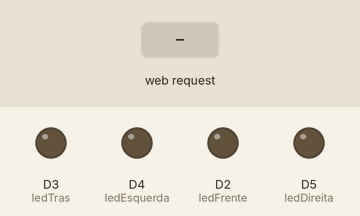
Recording of a sketch running on a simulated ESP8266 (NodeMCU). On the bench: output pins drawn as LEDs (lit = HIGH). The test bench sets the inputs (shaded band). WiFi joins after 1.5 s; servers stay silent unless stated; what the sketch prints to the serial monitor is not drawn.

Above: at 3.2 s.
3.3 s: HTTP request GET /DIRECAO=FRENTE received
At 3.9 s:
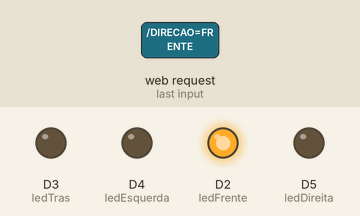
4.8 s: HTTP request GET /DIRECAO=TRAS received
At 6.0 s:
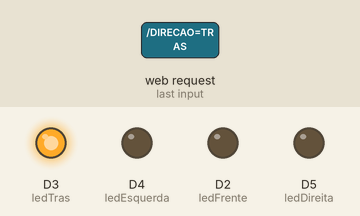
6.3 s: HTTP request GET /DIRECAO=ESQUERDA received
At 7.4 s:
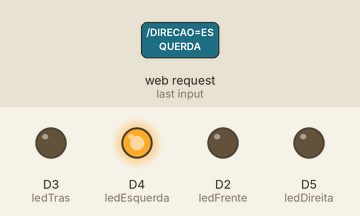
7.8 s: HTTP request GET /DIRECAO=DIREITA received
At 8.6 s:
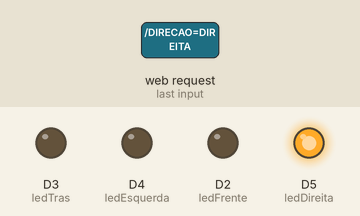
Timing chart, 0 to 10.3 s (numbered marks = the images above; inputs shaded):
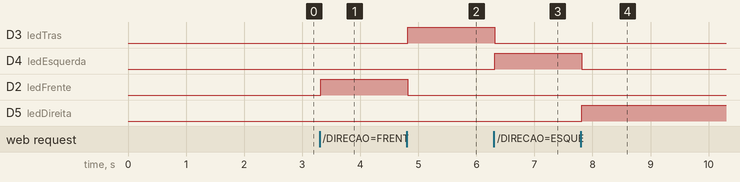

Measured:
- after the input at 3.3 s, D2 (ledFrente): LOW → HIGH at once
- after the input at 4.8 s, D3 (ledTras): LOW → HIGH at once; D2 (ledFrente): HIGH → LOW at once
- after the input at 6.3 s, D3 (ledTras): HIGH → LOW at once; D4 (ledEsquerda): LOW → HIGH at once
- after the input at 7.8 s, D4 (ledEsquerda): HIGH → LOW at once; D5 (ledDireita): LOW → HIGH at once

The sketch:

network.ino
```cpp
#include <ESP8266WiFi.h>
#include <ESP8266HTTPClient.h>

const char* ssid = "The Borth's";
const char* password = "senha1234ABC";

int ledFrente = D2;
int ledTras = D3;
int ledEsquerda = D4;
int ledDireita = D5;

WiFiServer server(80);

void setup() {
  Serial.begin(9600);
  Serial.println("Serial iniciado...");

  delay(500);

  pinMode(ledFrente, OUTPUT);
  pinMode(ledTras, OUTPUT);
  pinMode(ledEsquerda, OUTPUT);
  pinMode(ledDireita, OUTPUT);

  // Conecta a sua Rede WIFI e Mostra na Porta Serial
  Serial.print("Conectando a rede ");
  Serial.println(ssid);

  WiFi.begin(ssid, password);

  while (WiFi.status() != WL_CONNECTED) {
    delay(500);
    Serial.print(".");
  }

  Serial.println("");
  Serial.println("WiFi conectado");

  // Inicia o Servidor
  server.begin();
  Serial.println("Servidor Iniciado");

  // Retorna o Valor do IP que estará nosso servidor na Rede.
  Serial.print("IP: ");
  Serial.print(WiFi.localIP());
}

void loop() {
  // Monitora se existe Cliente( alguém) usando o navegador. Pode ser acompanhado pela porta COM
  WiFiClient client = server.available();

  if (!client) {
    return;
  }

  // Servidor fica em estado de espera para alguém enviar o comando( Dados)
  Serial.println("");
  Serial.println("Cliente Online na Página!");

  while(!client.available()){
    delay(1);
  }

  // AQUI COMEÇA O CÓDIGO HTML junto com a chamada HTTP>>>>>>

  //  Se o Servidor, conseguiu entender a chamada que fizemos acima, Retorna o Valor Lido e mostra no Navegador.
    client.println("HTTP/1.1 200 OK");
    client.println("Content-Type: text/html");
    client.println(""); // Deixei em branco para quem adivinhar o que faz aqui. Não afeta o código, mas gera algo interessante (:
    client.println("<!DOCTYPE HTML>");
    client.println("<html>");

    client.println("<a href='/DIRECAO=FRENTE'>Frente</a><br>");
    client.println("<a href='/DIRECAO=TRAS'>Tras</a> <br>");
    client.println("<a href='/DIRECAO=ESQUERDA'>Esquerda</a> <br>");
    client.println("<a href='/DIRECAO=DIREITA'>Direita</a><br>");
    client.println("</html>");

    delay(1);
    Serial.println("Cliente saiu (: ");
    Serial.println("");

  // Faz a leitura da chamada HTTP e mostra os valores baseado no programa acima no VOID SETUP.
  // Lembrando que aqui não é o programa que subimos( void setup()) e sim, a parte HTML que será enviado para o servidor.

  String request = client.readStringUntil('\r');
  Serial.println(request);
  client.flush();

  // Compara o pedido de Chamada HTTP e verifica se bate com o programa que fizemos.

  if (request.indexOf("/DIRECAO=FRENTE") != -1) {
    digitalWrite(ledFrente, HIGH);
    digitalWrite(ledTras, LOW);
    digitalWrite(ledEsquerda, LOW);
    digitalWrite(ledDireita, LOW);
  }
  if (request.indexOf("/DIRECAO=TRAS") != -1){
    digitalWrite(ledFrente, LOW);
    digitalWrite(ledTras, HIGH);
    digitalWrite(ledEsquerda, LOW);
    digitalWrite(ledDireita, LOW);
  }
  if (request.indexOf("/DIRECAO=ESQUERDA") != -1){
    digitalWrite(ledFrente, LOW);
    digitalWrite(ledTras, LOW);
    digitalWrite(ledEsquerda, HIGH);
    digitalWrite(ledDireita, LOW);
  }
  if (request.indexOf("/DIRECAO=DIREITA") != -1){
    digitalWrite(ledFrente, LOW);
    digitalWrite(ledTras, LOW);
    digitalWrite(ledEsquerda, LOW);
    digitalWrite(ledDireita, HIGH);
  }
}
```
